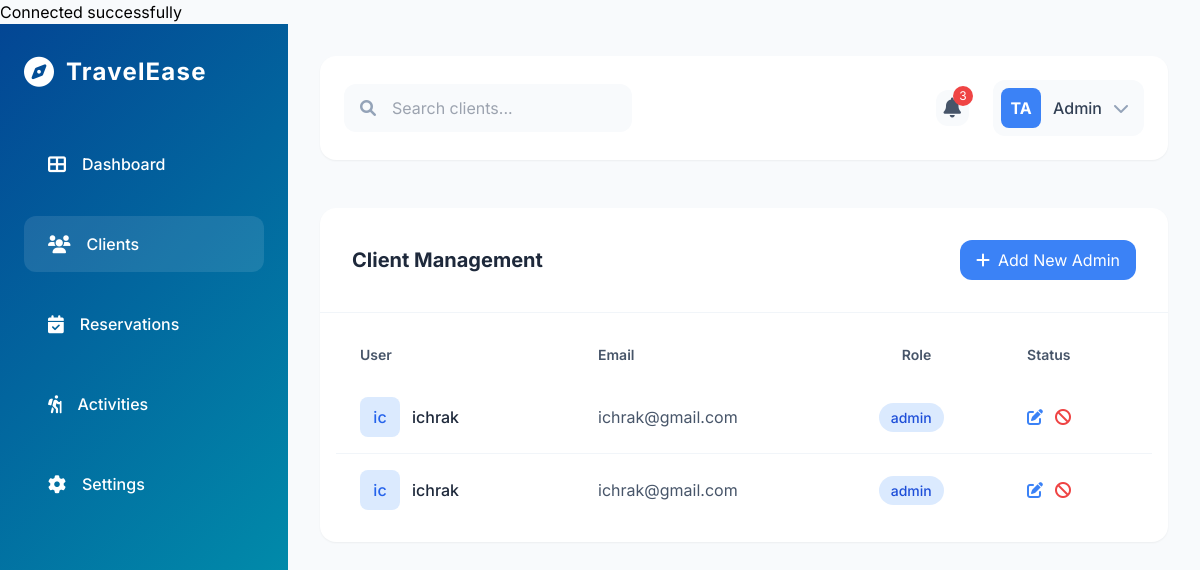
/users.php, run on an earlier commit of the app's database.
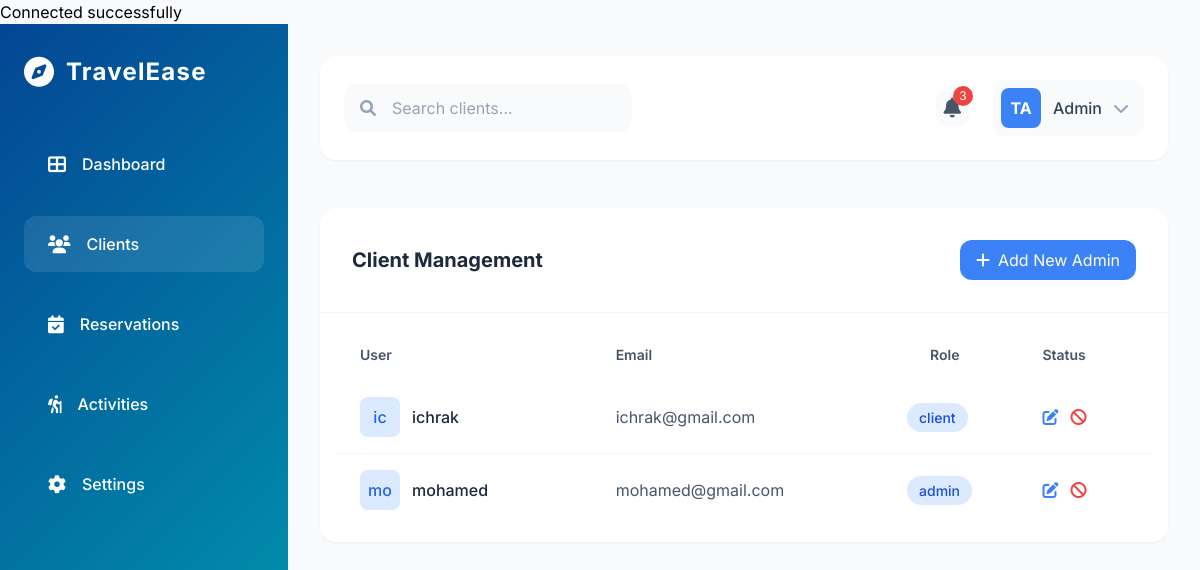
And on a later commit of the database.
### tables this page shows
create table utilisateur (
     id int primary key auto_increment ,
     name varchar (100),
     email varchar (100),
        password varchar (100),
        id_role int (100),
        foreign key (id_role) references role(id)
        );

create table role (
     id int primary key auto_increment ,
     role_name varchar (100)
        );

### users.php (the view, shortened to what this page needs)
<?php
$db = new Database();
$pdo = $db->connect();
try {
    $query = "
        SELECT u.id, u.name, u.email, r.role_name
        FROM utilisateur u
        INNER JOIN role r ON u.id_role = r.id
    ";
    $stmt = $pdo->prepare($query);
    $stmt->execute();
    $users = $stmt->fetchAll(PDO::FETCH_ASSOC);
} catch (PDOException $e) {
    echo "Erreur lors de la récupération des utilisateurs : " . $e->getMessage();
    $users = [];
}
?>
<!DOCTYPE html>
<html lang="en">
<head>
    <script src="https://cdn.tailwindcss.com"></script>
    <link rel="stylesheet" href="https://cdnjs.cloudflare.com/ajax/libs/font-awesome/6.0.0/css/all.min.css" />
</head>
<body class="bg-slate-50">
    <div class="min-h-screen flex">
        <aside class="w-72 ocean-gradient text-white py-8 px-6 fixed h-full">
            <div class="flex items-center mb-12">
                <i class="fas fa-compass text-3xl mr-3"></i>
                <span class="text-2xl font-bold tracking-wider">TravelEase</span>
            </div>
            <nav class="space-y-6">
                <a href="dashboord.php" class="flex items-center space-x-4 px-6 py-4 hover:bg-white hover:bg-opacity-10 rounded-xl">
                    <i class="fas fa-th-large text-lg"></i>
                    <span class="font-medium">Dashboard</span>
                </a>
                <a href="users.php" class="flex items-center space-x-4 px-6 py-4 bg-white bg-opacity-10 rounded-xl">
                    <i class="fas fa-users text-lg"></i>
                    <span class="font-medium">Clients</span>
                </a>
                <a href="reservations.php" class="flex items-center space-x-4 px-6 py-4 hover:bg-white hover:bg-opacity-10 rounded-xl">
                    <i class="fas fa-calendar-check text-lg"></i>
                    <span class="font-medium">Reservations</span>
                </a>
                <a href="activities.php" class="flex items-center space-x-4 px-6 py-4 hover:bg-white hover:bg-opacity-10 rounded-xl">
                    <i class="fas fa-hiking text-lg"></i>
                    <span class="font-medium">Activities</span>
                </a>
                <a href="#" class="flex items-center space-x-4 px-6 py-4 hover:bg-white hover:bg-opacity-10 rounded-xl">
                    <i class="fas fa-cog text-lg"></i>
                    <span class="font-medium">Settings</span>
                </a>
            </nav>
        </aside>
        <main class="flex-1 ml-72 p-8">
            <div class="flex justify-between items-center mb-12 bg-white rounded-2xl p-6 shadow-sm">
                <div class="flex items-center">
                    <div class="relative">
                        <input type="text" placeholder="Search clients..."
                               class="pl-12 pr-4 py-3 bg-slate-50 rounded-xl w-72 focus:outline-none focus:ring-2 focus:ring-blue-500 transition-all duration-300">
                        <i class="fas fa-search absolute left-4 top-4 text-slate-400"></i>
                    </div>
                </div>
                <div class="flex items-center space-x-6">
                    <div class="relative">
                        <button class="relative p-2 bg-slate-50 rounded-xl hover:bg-slate-100 transition-all duration-300">
                            <i class="fas fa-bell text-slate-600 text-xl"></i>
                            <span class="absolute -top-1 -right-1 bg-red-500 text-white rounded-full w-5 h-5 text-xs flex items-center justify-center">3</span>
                        </button>
                    </div>
                    <div class="relative group">
                        <button class="flex items-center bg-slate-50 rounded-xl p-2 pr-4 hover:bg-slate-100 transition-all duration-300">
                            <div class="w-10 h-10 rounded-lg bg-blue-500 flex items-center justify-center text-white font-bold mr-3">
                                TA
                            </div>
                            <span class="font-medium text-slate-700">Admin</span>
                            <i class="fas fa-chevron-down ml-3 text-slate-400 transition-transform group-hover:rotate-180"></i>
                        </button>
                    </div>
                </div>
            </div>
            <div class="bg-white rounded-2xl shadow-sm">
                <div class="p-8 border-b border-slate-100">
                    <div class="flex justify-between items-center">
                        <h2 class="text-xl font-bold text-slate-800">Client Management</h2>
                        <button class="px-4 py-2 bg-blue-500 text-white rounded-xl hover:bg-blue-600 transition-all duration-300">
                            <i class="fas fa-plus mr-2"></i>Add New Admin
                        </button>
                    </div>
                </div>
                <div class="overflow-x-auto p-4">
                    <table class="w-full">
                        <thead>
                            <tr class="text-left">
                                <th class="px-6 py-4 text-sm font-semibold text-slate-600">User</th>
                                <th class="px-6 py-4 text-sm font-semibold text-slate-600">Email</th>
                                <th class="px-6 py-4 text-sm font-semibold text-slate-600">Role</th>
                                <th class="px-6 py-4 text-sm font-semibold text-slate-600">Status</th>
                            </tr>
                        </thead>
                        <tbody class="divide-y divide-slate-100">
                            <?php foreach ($users as $user): ?>
                            <tr class="hover:bg-slate-50 transition-all duration-300">
                                <td class="px-6 py-4">
                                    <div class="flex items-center">
                                        <div class="w-10 h-10 rounded-lg bg-blue-100 flex items-center justify-center text-blue-600 font-medium mr-3">
                                            <?= substr($user['name'], 0, 2); ?>
                                        </div>
                                        <p class="font-medium text-slate-800"><?= htmlspecialchars($user['name']); ?></p>
                                    </div>
                                </td>
                                <td class="px-6 py-4 text-slate-600"><?= htmlspecialchars($user['email']); ?></td>
                                <td class=" ```php
                                <td class="px-6 py-4">
                                    <span class="status-badge bg-blue-100 text-blue-700"><?= htmlspecialchars($user['role_name']); ?></span>
                                </td>
                                <td class="px-6 py-4">
                                    <div class="flex space-x-3">
                                        <a href="edit_client.php?id=<?= $user['id']; ?>" class="text-blue-500 hover:text-blue-700" title="Edit">
                                            <i class="fas fa-edit"></i>
                                        </a>
                                        <button class="text-red-500 hover:text-red-700" title="Ban User">
                                            <i class="fas fa-ban"></i>
                                        </button>
                                    </div>
                                </td>
                            </tr>
                            <?php endforeach; ?>
                        </tbody>
                    </table>
                </div>
            </div>
        </main>
    </div>
</body>
</html>

### users.php (style rules this page uses)
body { font-family: 'Inter', sans-serif; background-color: #f8fafc; }
.ocean-gradient { background: linear-gradient(135deg, #034694 0%, #00a7b3 100%); }
.status-badge { padding: 6px 12px; border-radius: 20px; font-size: 0.875rem; font-weight: 500; }

What changed in the data, as far as the page shows it:
changed utilisateur "ic": id_role.role_name "admin" → "client"
changed utilisateur "admin": name "ic" → "mo"; name "ichrak" → "mohamed"; email "ichrak@gmail.com" → "mohamed@gmail.com"
